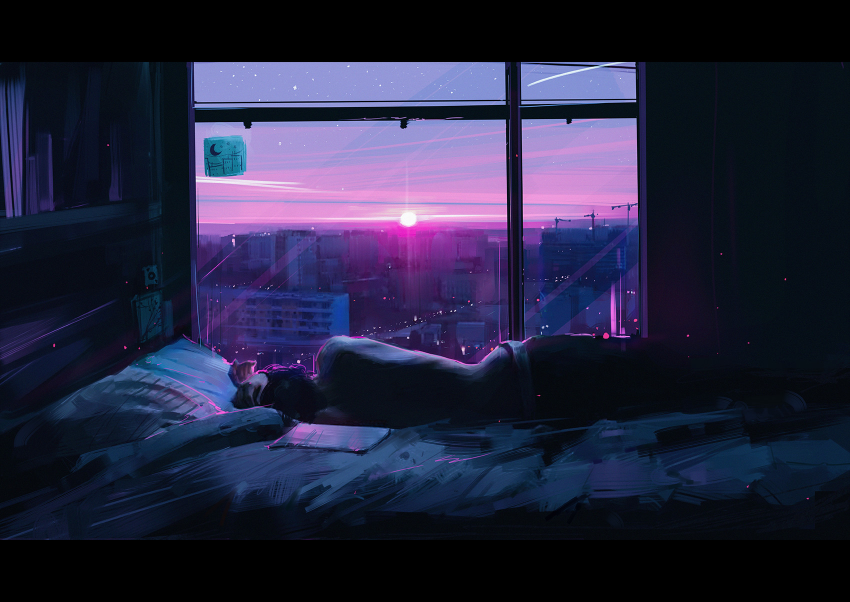
#> input picture wallpapers/alena-aenami-001-1.jpg, 1700 x 1204 px (shown at 1/2 size)
$ python -i wallpaper-import.py   (imports and definitions only)
#> lines starting #> are read from the running program, lines starting #| are printed output that depends on the picture
#> further down, picture is the input picture: PIL image 1700x1204 RGB; mean R, G, B 36.5, 36.6, 62.5
#!/usr/bin/env python3
"""Import purchased high-res wallpapers into secrets/wallpapers/.

Usage: wallpaper-import <file|dir|zip>...

Each image is matched against wallpapers/ by its downscaled pixels. A match is saved under the
repo file's name, so it shadows the low-res copy (scripts/switch-wallpaper.sh prefers secrets/);
anything without a match keeps a slug of its own name. Only the default secrets checkout is used,
never a locked one.
"""

import io
import re
import sys
import zipfile
from pathlib import Path

from PIL import Image

REPO = Path(__file__).resolve().parents[1]
PUBLIC_DIR = REPO / "wallpapers"
SECRET_DIR = REPO / "secrets/wallpapers"
IMAGE_SUFFIXES = {".jpg", ".jpeg", ".png", ".webp"}
# small enough to ignore crop and compression differences, large enough to tell artworks apart
FINGERPRINT_SIZE = (32, 18)
# mean absolute grey difference per pixel (0-255) below which two images are the same artwork
MATCH_DISTANCE_MAX = 12


# grey level under which a border row or column counts as letterbox padding
LETTERBOX_LEVEL_MAX = 16
# trimming works on a small copy, full 4k pixels add nothing but time
THUMBNAIL_SIZE = (1024, 1024)


# letterboxed low-res copies would never match their unpadded originals, so padding is trimmed first
def fingerprint_from_image(image):
    grey = image.convert("L")
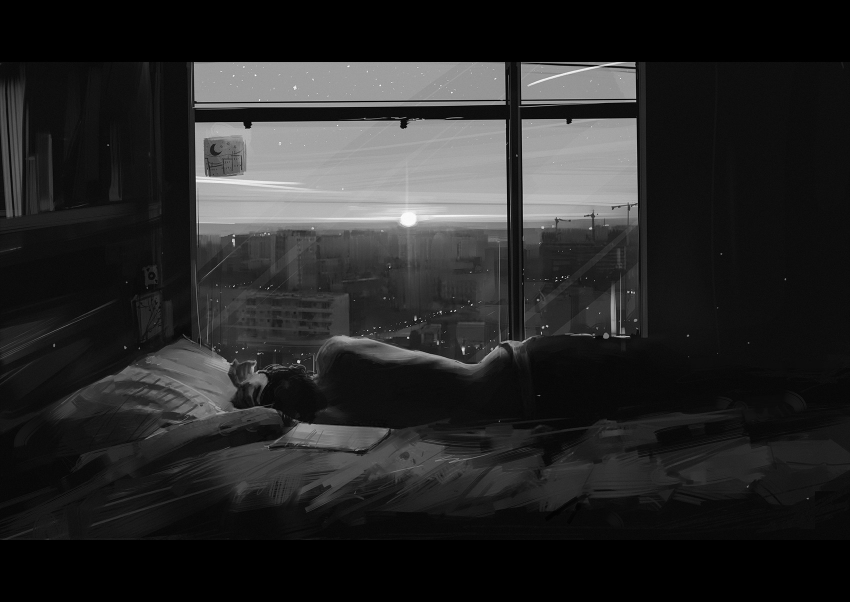
#> grey: PIL image 1700x1204 L (shown at 1/2 size); min 0, max 255, mean 39.5
    grey.thumbnail(THUMBNAIL_SIZE)
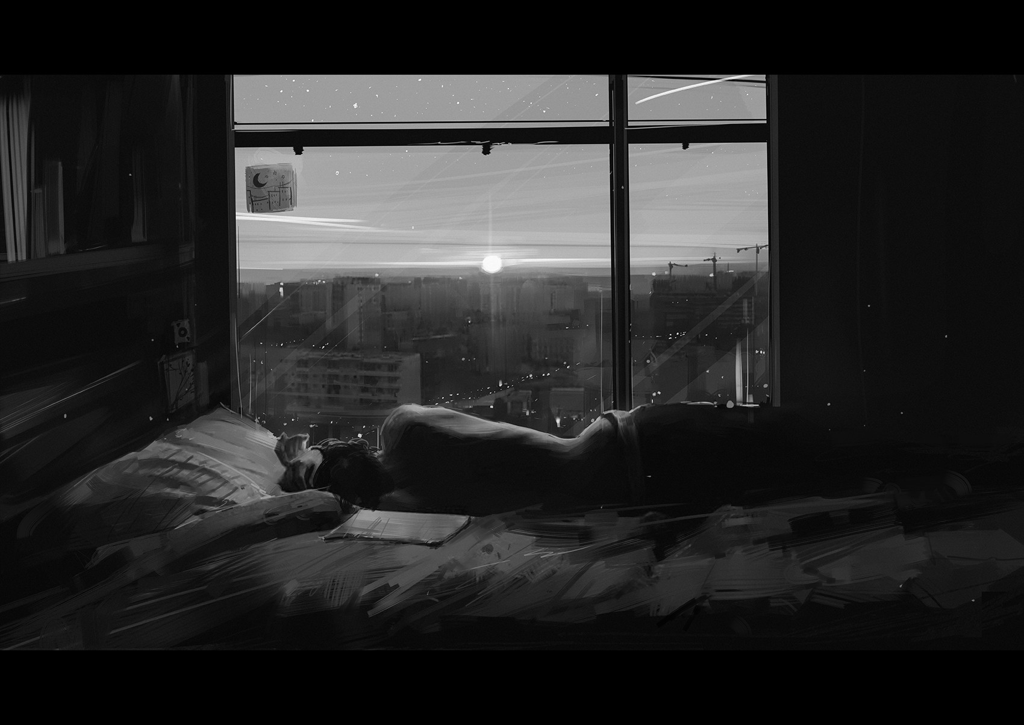
#> grey: PIL image 1024x725 L; min 0, max 255, mean 39.5
    content = grey.point(lambda v: 255 if v > LETTERBOX_LEVEL_MAX else 0).getbbox()
#> content = (0, 74, 1024, 650)
    return list(grey.crop(content or (0, 0, *grey.size)).resize(FINGERPRINT_SIZE, Image.Resampling.LANCZOS).tobytes())


def fingerprint_distance(a, b):
    return sum(abs(x - y) for x, y in zip(a, b)) / len(a)


def slug_from_name(name):
    return re.sub(r"[^a-z0-9]+", "-", Path(name).stem.lower()).strip("-")


def images_from_args(args):
    """(name, bytes) for every image in the given files, directories and zips."""
    for arg in map(Path, args):
        if arg.is_dir():
            yield from images_from_args(sorted(str(p) for p in arg.rglob("*") if p.is_file()))
        elif arg.suffix.lower() == ".zip":
            with zipfile.ZipFile(arg) as archive:
                for info in archive.infolist():
                    if Path(info.filename).suffix.lower() in IMAGE_SUFFIXES and not info.is_dir():
                        yield Path(info.filename).name, archive.read(info)
        elif arg.suffix.lower() in IMAGE_SUFFIXES:
            yield arg.name, arg.read_bytes()


def secrets_unlocked():
    probe = REPO / "secrets/age.txt"
    return probe.is_file() and not probe.read_bytes()[:10].lstrip(b"\0").startswith(b"GITCRYPT")


def main():
    if len(sys.argv) < 2:
        sys.exit(__doc__)
    if not secrets_unlocked():
        sys.exit("wallpaper-import: secrets/ is locked, unlock it first")
    public = {p.name: fingerprint_from_image(Image.open(p)) for p in sorted(PUBLIC_DIR.iterdir())
              if p.suffix.lower() in IMAGE_SUFFIXES}
    SECRET_DIR.mkdir(parents=True, exist_ok=True)
    for name, data in images_from_args(sys.argv[1:]):
        image = Image.open(io.BytesIO(data))
        candidate = fingerprint_from_image(image)
        best, distance = min(((n, fingerprint_distance(candidate, f)) for n, f in public.items()),
                             key=lambda pair: pair[1], default=(None, float("inf")))
        target = best if distance <= MATCH_DISTANCE_MAX else f"{slug_from_name(name)}{Path(name).suffix.lower()}"
        (SECRET_DIR / target).write_bytes(data)
        how = f"shadows wallpapers/{best}" if target == best else "new, no public match"
        print(f"{name}  {image.width}x{image.height}  -> secrets/wallpapers/{target}  ({how}, distance {distance:.1f})")


# [2 lines not run here, left out]

>>> from PIL import Image
>>> picture = Image.open('../wallpapers/alena-aenami-001-1.jpg')
>>> result = fingerprint_from_image(picture)
#> result = 576 values, max 208 at index 175, min 6 at index 395, mean 49.91

$ run again, on wallpapers/alena-aenami-003.jpg
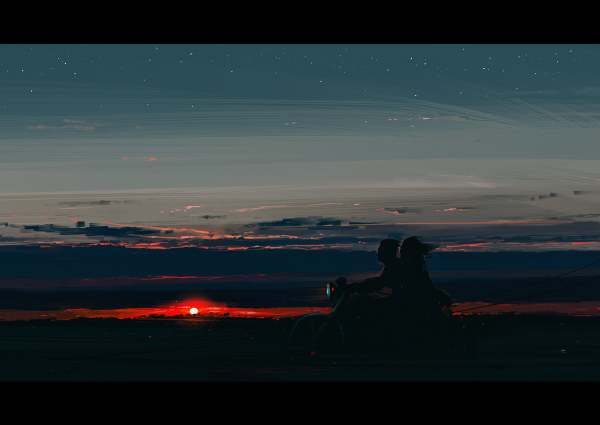
#> input picture wallpapers/alena-aenami-003.jpg, 1200 x 850 px (shown at 1/2 size)
#> picture is the input picture: PIL image 1200x850 RGB; mean R, G, B 42, 51.2, 53.8
#> in fingerprint_from_image, `grey = image.convert("L")`:
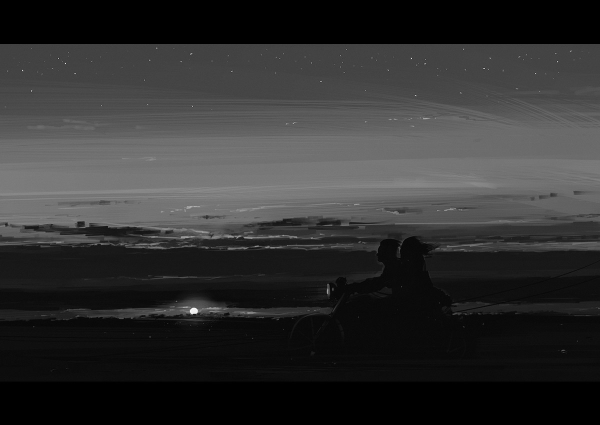
#> grey: PIL image 1200x850 L (shown at 1/2 size); min 0, max 255, mean 48.7
#> in fingerprint_from_image, `grey.thumbnail(THUMBNAIL_SIZE)`:
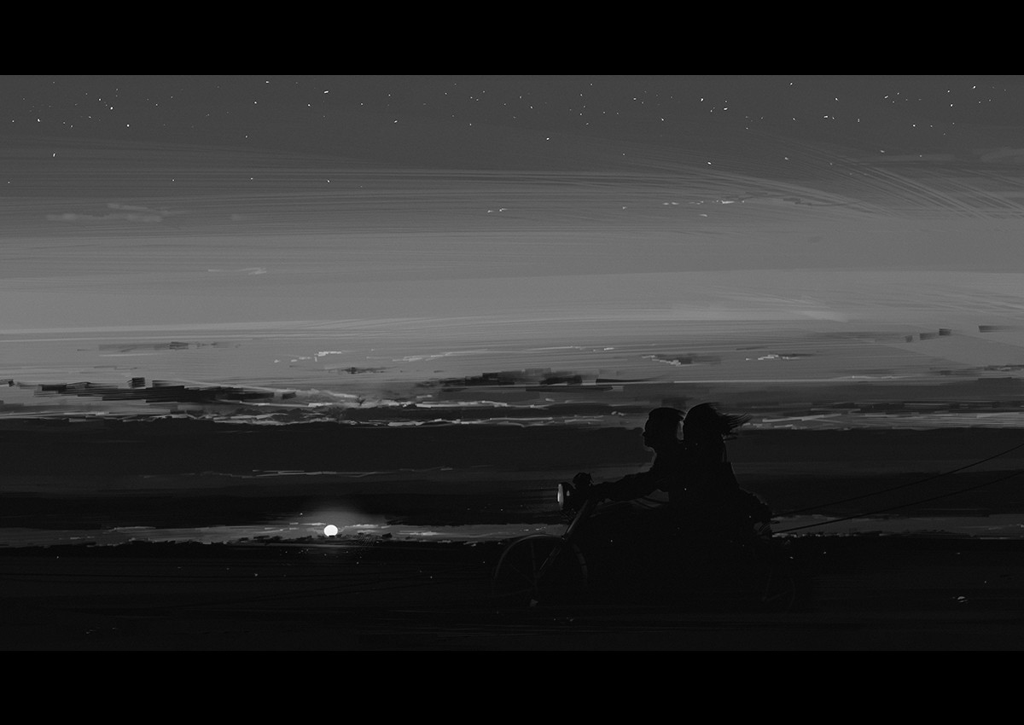
#> grey: PIL image 1024x725 L; min 0, max 253, mean 48.7
#> content = (0, 75, 1024, 645)
#> result = 576 values, max 125 at index 245, min 9 at index 373, mean 61.83
